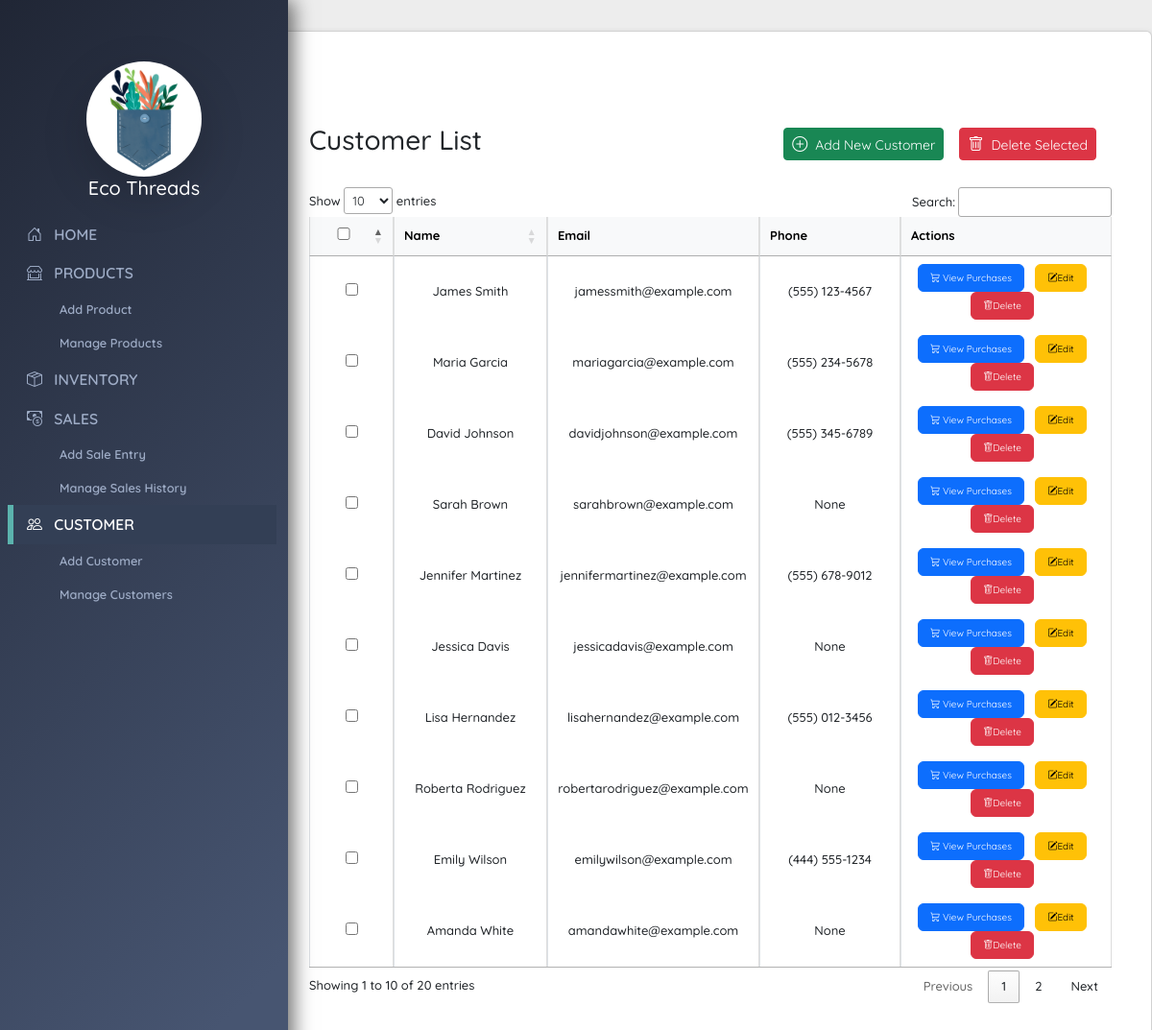
The page /store/customer/ on the database its author committed.
### store/models.py (models this page shows, shortened)
class Customer(models.Model):
    name = models.CharField(max_length=255)
    email = models.EmailField(unique=True)
    phone = models.CharField(max_length=20, blank=True, null=True)  # Allows for optional phone numbers

### store/views.py (the view)
# urls.py: path('customer/', CustomerListView.as_view(), name='customer_list'),
class CustomerListView(ListView):
    model = Customer
    template_name = 'store/customer_list.html'
    context_object_name = 'customers'

### store/templates/store/customer_list.html (shortened to what this page needs)
{% extends 'base.html' %}
{% block head %}
<link rel="stylesheet" href="https://cdn.datatables.net/1.10.20/css/jquery.dataTables.min.css">
<link href="https://cdn.jsdelivr.net/npm/bootstrap@5.3.0/dist/css/bootstrap.min.css" rel="stylesheet">
<link rel="stylesheet" href="/static/styles.css">
{% endblock %}
{% block content %}
<div class="container custom-container">
    <div class="row mb-4">
      <div class="col-md-6">
        <h3>Customer List</h3>
        </div>
        <div class="col-md-6 d-flex justify-content-end align-items-center">
        <a href="{% url 'customer_add' %}" class="btn btn-success me-3 px-2 py-1 btn-sm">
            <i class="bi bi-plus-circle me-2 fs-6"></i>Add New Customer</a>
        <button id="deleteSelected" class="btn btn-danger me-3 px-2 py-1 btn-sm" onclick="deleteSelectedProducts()">
            <i class="bi bi-trash me-2 fs-6"></i>Delete Selected
        </button>
        </div>
    </div>
    <div class="row">
        <div class="col-lg-12">
          <div class="table-responsive">
            <table id="customerTable" class="table table-bordered table-centered table-nowrap mb-0">
                <thead class="table-light text-center">
                    <tr>
                        <th><input type="checkbox" id="selectAll" style="width: 50px;"></th>
                        <th>Name</th>
                        <th>Email</th>
                        <th>Phone</th>
                        <th>Actions</th>
                    </tr>
                </thead>
                <tbody>
                    {% for customer in customers %}
                            <tr><td><input type="checkbox" class="customerCheckbox" value="{{ customer.id }}"></td>
                                <td style="width: 200px;">{{ customer.name }}</td>
                                <td style="width: 200px;">{{ customer.email }}</td>
                                <td style="width: 200px;">{{ customer.phone }}</td>
                                <td style="width: 300px;">
                                    <a href="{% url 'customer_sale_history' customer.id %}" class="btn btn-primary me-2" style="font-size: 10px"><i class="bi bi-cart3"></i> View Purchases</a>
                                    <a href="{% url 'customer_update' customer.id %}" class="btn btn-warning me-2" style="font-size: 10px"><i class="bi bi-pencil-square"></i>Edit</a>
                                    <a href="{% url 'customer_delete' customer.id %}" class="btn btn-danger me-2" style="font-size: 10px"><i class="bi bi-trash"></i>Delete</a>
                                </td>
                            </tr>
                    {% endfor %}
                </tbody>
            </table>
        </div>
    </div>
</div>
{% endblock %}

### store/static/styles.css (style rules this page uses)
body { font-family: 'Quicksand', sans-serif; background-color: #ededed; font-weight: 500; font-size: small; }
.container { max-width: calc(100vw - 300px); margin: auto; padding: 2rem 1rem; }

### store/templates/store/customer_list.html (style rules this page uses)
table th, table td { text-align: center; vertical-align: middle; border-right: 1px solid #ddd; }
#customerTable { width: 100% !important; margin: auto; font-size: small; }
.custom-container { margin-left: 40px; margin-right: 20px; font-size: small; }

### rows shown on the page
Customer: name "James Smith", email "jamessmith@example.com", phone "(555) 123-4567"
Customer: name "Maria Garcia", email "mariagarcia@example.com", phone "(555) 234-5678"
Customer: name "David Johnson", email "davidjohnson@example.com", phone "(555) 345-6789"
Customer: name "Sarah Brown", email "sarahbrown@example.com", phone "None"
Customer: name "Jennifer Martinez", email "jennifermartinez@example.com", phone "(555) 678-9012"
Customer: name "Jessica Davis", email "jessicadavis@example.com", phone "None"
Customer: name "Lisa Hernandez", email "lisahernandez@example.com", phone "(555) 012-3456"
Customer: name "Roberta Rodriguez", email "robertarodriguez@example.com", phone "None"
Customer: name "Emily Wilson", email "emilywilson@example.com", phone "(444) 555-1234"
Customer: name "Amanda White", email "amandawhite@example.com", phone "None"
